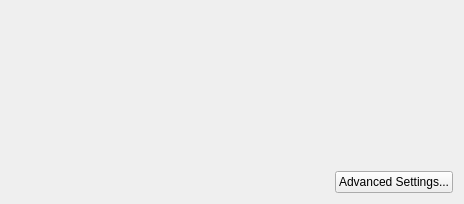
<ui version="4.0" >
 <class>Kleo::NewCertificateUi::EnterDetailsPage</class>
 <widget class="QWizardPage" name="Kleo::NewCertificateUi::EnterDetailsPage" >
  <property name="geometry" >
   <rect>
    <x>0</x>
    <y>0</y>
    <width>464</width>
    <height>204</height>
   </rect>
  </property>
  <property name="title" >
   <string comment="@title" >Enter Details</string>
  </property>
  <property name="subTitle" >
   <string>Please enter your personal details below. If you want more control over the certificate parameters, click on the Advanced Settings button.</string>
  </property>
  <layout class="QVBoxLayout" name="verticalLayout" >
   <item>
    <layout class="QFormLayout" name="formLayout" />
   </item>
   <item>
    <widget class="QLabel" name="resultLB" >
     <property name="text" >
      <string/>
     </property>
    </widget>
   </item>
   <item>
    <layout class="QHBoxLayout" name="horizontalLayout" >
     <item>
      <spacer name="horizontalSpacer" >
       <property name="orientation" >
        <enum>Qt::Horizontal</enum>
       </property>
       <property name="sizeHint" stdset="0" >
        <size>
         <width>1</width>
         <height>0</height>
        </size>
       </property>
      </spacer>
     </item>
     <item>
      <widget class="QPushButton" name="advancedPB" >
       <property name="text" >
        <string>Advanced Settings...</string>
       </property>
       <property name="autoDefault" >
        <bool>false</bool>
       </property>
      </widget>
     </item>
    </layout>
   </item>
  </layout>
 </widget>
 <resources/>
 <connections>
  <connection>
   <sender>advancedPB</sender>
   <signal>clicked()</signal>
   <receiver>Kleo::NewCertificateUi::EnterDetailsPage</receiver>
   <slot>slotAdvancedSettingsClicked()</slot>
   <hints>
    <hint type="sourcelabel" >
     <x>359</x>
     <y>173</y>
    </hint>
    <hint type="destinationlabel" >
     <x>459</x>
     <y>175</y>
    </hint>
   </hints>
  </connection>
 </connections>
 <slots>
  <slot>slotAdvancedSettingsClicked()</slot>
 </slots>
</ui>
